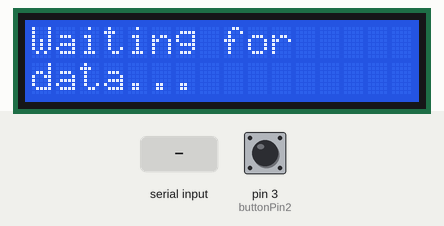
A sketch run on a simulated Arduino Uno, built with avr-gcc and run on an emulated ATmega328P. On the bench: 16×2 character LCD. The test bench sets the inputs (shaded band); at power-on: pin 3 (buttonPin2) HIGH. What the sketch prints to the serial monitor is not drawn.

Above: at 3.5 s.
3.6 s: "<{>" received over Serial
At 4.2 s:
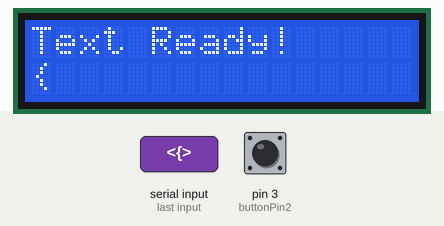
6.6 s: pin 3 (buttonPin2) pulled LOW for 0.15 s
At 7.8 s:
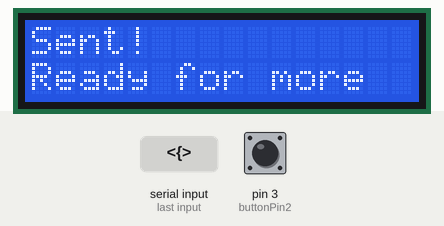
9.6 s: "<}>" received over Serial
At 12.3 s:
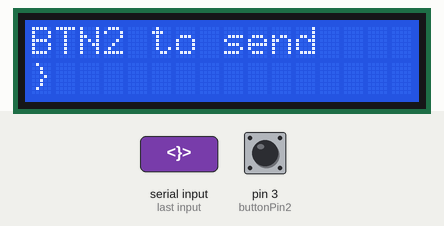
12.6 s: "<90,45>" received over Serial
At 13.6 s:
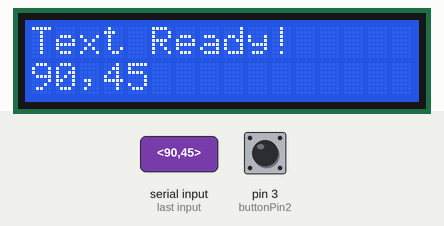
15.6 s: "<x90>" received over Serial
At 16.8 s:
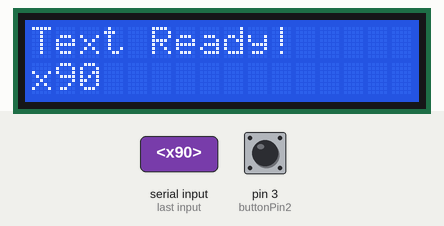
18.6 s: "<X90>" received over Serial
At 19.2 s:
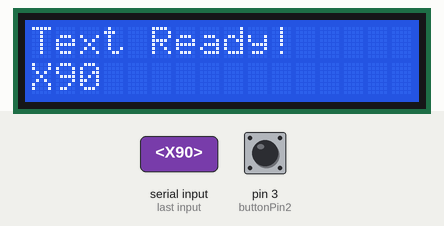
Timing chart, 0 to 21.6 s (numbered marks = the images above; inputs shaded):
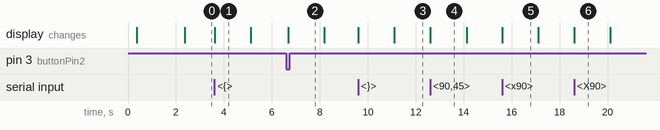

The sketch:

tx.ino
```cpp
#include <LiquidCrystal.h>
#include <SoftwareSerial.h>

LiquidCrystal lcd(4, 5, 6, 7, 8, 9);
SoftwareSerial GSerial(11, 12);

int arr_count = 0, i;
unsigned char arr[1027];
char cmd_arr2[100];
int rec_flag1 = 0;
int rec_flag2 = 0;
int buttonPin1 = 10;
int buttonPin2 = 3;
int lastButtonState1 = HIGH;
int lastButtonState2 = HIGH;

void serial_get_command() {
  int cmd_count = 0;
  char inchar = 0;
  char cmd_arr[30];

  if (Serial.available() > 0) {
    inchar = Serial.read();

    // ========== RECEIVE IMAGE DATA {xHEX} ==========
    if (inchar == '{') {
      arr[0] = 128;
      arr[1] = 64;
      arr_count = 2;

      while (inchar != '}') {
        if (Serial.available() > 0) {
          inchar = Serial.read();
          if (inchar == 'x' || inchar == 'X') {
            while (Serial.available() == 0);
            cmd_arr[2] = Serial.read();
            while (Serial.available() == 0);
            cmd_arr[3] = Serial.read();
            cmd_arr[0] = '0';
            cmd_arr[1] = 'x';
            cmd_arr[4] = '\0';
            uint8_t intVal;
            sscanf(cmd_arr, "%x", &intVal);
            arr[arr_count++] = intVal;
            arr[arr_count] = '\0';
          }
        }
      }

      if (inchar == '}') {
        Serial.print(F("✓ Image loaded: "));
        Serial.print(arr_count);
        Serial.println(F(" bytes. Press BTN1 to send."));
        lcd.clear();
        lcd.print(F("Image Ready!"));
        lcd.setCursor(0, 1);
        lcd.print(F("BTN1 to send"));
        rec_flag1 = 1;  // ✅ Set flag (allows new data to overwrite)
      }
    }

    // ========== RECEIVE TEXT DATA <text> ==========
    else if (inchar == '<') {  // ✅ Changed to else if to prevent conflicts
      cmd_count = 0;
      while (inchar != '>' && cmd_count < 200) {
        if (Serial.available() > 0) {
          inchar = Serial.read();
          cmd_arr2[cmd_count++] = inchar;
          cmd_arr2[cmd_count] = '\0';
        }
      }

      if (inchar == '>') {
        cmd_arr2[cmd_count - 1] = '\0';  // Remove '>'
        Serial.print(F("✓ Text loaded: \""));
        Serial.print(cmd_arr2);
        Serial.println(F("\". Press BTN2 to send."));
        lcd.clear();
        lcd.print(F("Text Ready!"));
        lcd.setCursor(0, 1);
        lcd.print(cmd_arr2);
        delay(1500);
        lcd.clear();
        lcd.print(F("BTN2 to send"));
        lcd.setCursor(0, 1);
        lcd.print(cmd_arr2);
        rec_flag2 = 1;  // ✅ Set flag (allows new data to overwrite)
      }
    }
  }
}

void setup() {
  Serial.begin(9600);
  Serial.println(F("========================================"));
  Serial.println(F("       LiFi Transmitter Ready"));
  Serial.println(F("========================================"));
  Serial.println(F("Send text: <your message here>"));
  Serial.println(F("Send image: {x80x40xFF...}"));
  Serial.println(F("Then press button to transmit!"));
  Serial.println(F("========================================"));
  Serial.println();

  pinMode(buttonPin1, INPUT_PULLUP);
  pinMode(buttonPin2, INPUT_PULLUP);

  delay(100);

  GSerial.begin(2400);

  lcd.begin(16, 2);
  lcd.print(F("LiFi TX Ready"));
  delay(2000);
  lcd.clear();
  lcd.print(F("Waiting for"));
  lcd.setCursor(0, 1);
  lcd.print(F("data..."));
}

void loop() {
  serial_get_command();  // ✅ Always checking for new data!

  // ========== SEND IMAGE DATA ==========
  if (rec_flag1 == 1) {
    int buttonState1 = digitalRead(buttonPin1);

    if (buttonState1 == LOW && lastButtonState1 == HIGH) {
      delay(50);

      lcd.clear();
      lcd.print(F("Transmitting..."));
      lcd.setCursor(0, 1);
      lcd.print(F("Image"));

      Serial.println(F("→ Transmitting image via LiFi..."));

      GSerial.print(F("<"));
      for (i = 0; i < arr_count; i++) {
        GSerial.write(arr[i]);
      }
      GSerial.print(F(">"));

      lcd.clear();
      lcd.print(F("Sent!"));
      lcd.setCursor(0, 1);
      lcd.print(F("Ready for more"));

      Serial.println(F("✓ Image transmitted!"));
      Serial.println(F("→ Send new data or press BTN1 to resend."));
      Serial.println();

      delay(1500);
      lcd.clear();
      lcd.print(F("BTN1=Resend"));
      lcd.setCursor(0, 1);
      lcd.print(F("Or send new"));

      // ✅ Don't clear flag - allows both resend AND new data

      while (digitalRead(buttonPin1) == LOW) {
        delay(10);
      }
    }

    lastButtonState1 = buttonState1;
  }

  // ========== SEND TEXT DATA ==========
  if (rec_flag2 == 1) {
    int buttonState2 = digitalRead(buttonPin2);

    if (buttonState2 == LOW && lastButtonState2 == HIGH) {
      delay(50);

      lcd.clear();
      lcd.print(F("Transmitting..."));
      lcd.setCursor(0, 1);
      lcd.print(cmd_arr2);

      Serial.print(F("→ Transmitting: \""));
      Serial.print(cmd_arr2);
      Serial.println(F("\""));

      GSerial.print(F("{"));
      GSerial.print(cmd_arr2);
      GSerial.print(F("}"));

      lcd.clear();
      lcd.print(F("Sent!"));
      lcd.setCursor(0, 1);
      lcd.print(F("Ready for more"));

      Serial.println(F("✓ Text transmitted!"));
      Serial.println(F("→ Send new data or press BTN2 to resend."));
      Serial.println();

      delay(1500);
      lcd.clear();
      lcd.print(F("BTN2=Resend"));
      lcd.setCursor(0, 1);
      lcd.print(F("Or send new"));

      // ✅ Don't clear flag - allows both resend AND new data

      while (digitalRead(buttonPin2) == LOW) {
        delay(10);
      }
    }

    lastButtonState2 = buttonState2;
  }
}
```

Measured:
- after the input at 3.6 s, the display: changes at once (image 1)
- after the input at 6.6 s, the display: changes after 0.08 s (image 2)
- after the input at 9.6 s, the display: first changes at once (image 3 shows a later state)
- after the input at 12.6 s, the display: changes at once (image 4)
- after the input at 15.6 s, the display: changes at once (image 5)
- after the input at 18.6 s, the display: changes at once (image 6)
- what the display in image 1 shows lasts 1.5 s, from 3.6 s to 5.1 s
